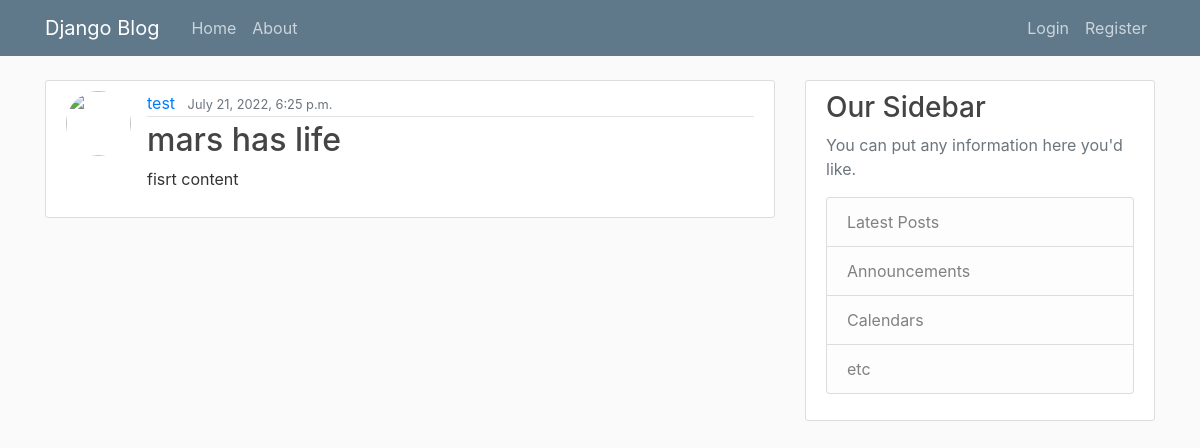
Before: /post/1/ with the older database file.
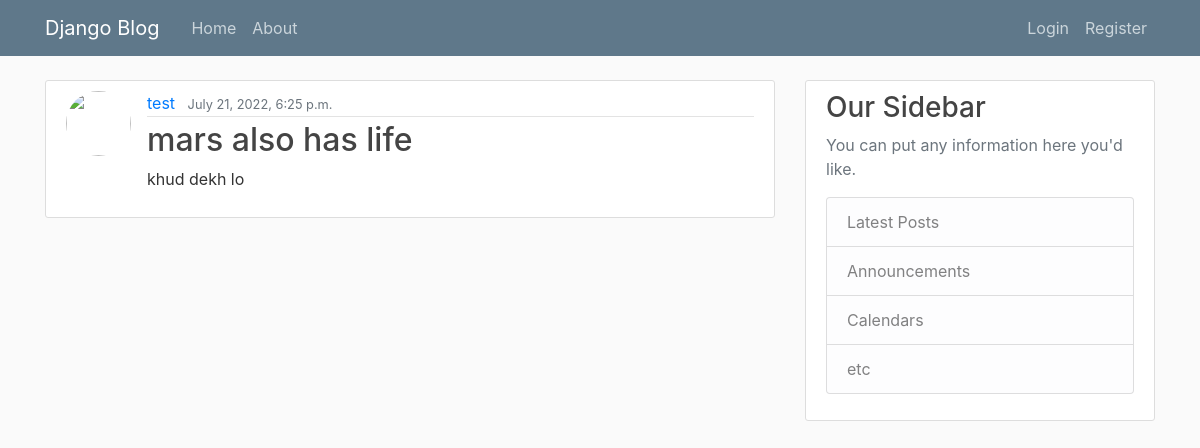
After: the same page with the newer database file.
### blog/models.py (models this page shows, shortened)
class post(models.Model):
    title=models.CharField(max_length=100)
    content=models.TextField()
    date=models.DateTimeField(default=timezone.now)
    author=models.ForeignKey(User,on_delete=models.CASCADE)

### blog/views.py (the view)
# urls.py: path("post/<int:pk>/",postdetailview.as_view(),name="post-detail"),
class postdetailview(DetailView):
    model=post

### blog/templates/blog/post_detail.html (shortened to what this page needs)
{%extends "blog/base.html" %}
{% block content %}
<article class="media content-section">
    <img class="rounded-circle article-img" src="{{object.author.profile.url}}">
    <div class="media-body">
        <div class="article-metadata">
            <a class="mr-2" href="{% url 'user-post' object.author.username %}">{{ object.author }}</a>
            <small class="text-muted">{{ object.date }}</small>
        </div>
        <h2 class="article-title">{{ object.title }}</h2>
        <p class="article-content">{{ object.content }}</p>
    </div>
</article>
{% endblock%}

Changed rows visible on the page:
changed post "test": title "mars has life" → "mars also has life"; content "fisrt content" → "khud dekh lo"
